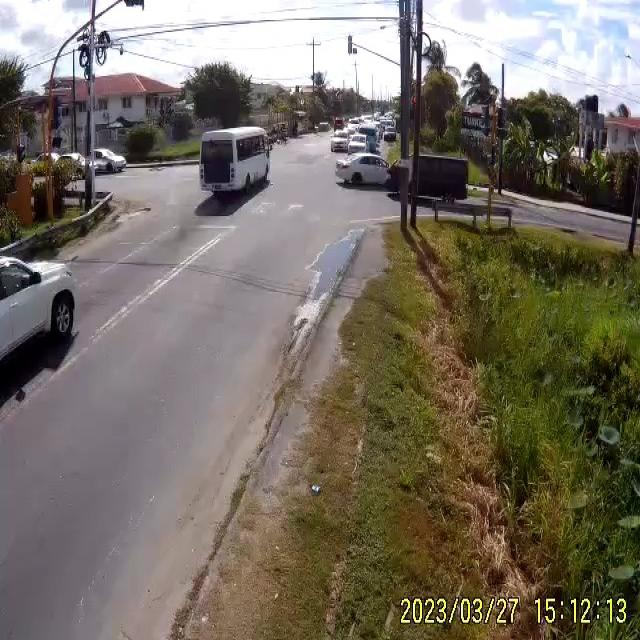
#> input picture data/real_images/test/images/file_mp4-0_jpg.rf.43d11ee760bce1cd38751fc0141ffa53.jpg, 640 x 640 px, found by its file name; its folder holds only this picture in this run
$ python debug_roi.py
#> lines starting #> are read from the running program, lines starting #| are printed output that depends on the picture; after the words box and inside, x2 and y2 are one past the last pixel; in counts of white or black regions, pixels touching at a corner belong together
"""
ROI Debug Tool — Updated
Shows new custom ROI layout calibrated to the dataset camera angle.
Run this to verify zones before running real_data_demo.py

Usage:
  python real_world/debug_roi.py
"""

import os, sys, cv2
import numpy as np

BASE_DIR   = os.path.dirname(os.path.dirname(os.path.abspath(__file__)))
IMAGES_DIR = os.path.join(BASE_DIR, "data", "Intersection-traffic-detection.yolov8", "train", "images")
OUTPUT_DIR = os.path.join(BASE_DIR, "results", "real_world")
os.makedirs(OUTPUT_DIR, exist_ok=True)

images = sorted([
    f for f in os.listdir(IMAGES_DIR)
    if f.lower().endswith((".jpg",".jpeg",".png"))
])
if not images:
    print(f"No images found in {IMAGES_DIR}")
    sys.exit(1)

img_path = os.path.join(IMAGES_DIR, images[0])
frame    = cv2.imread(img_path)
#> frame is the input picture: shape (640, 640, 3); mean B, G, R 98.9, 110.5, 118.1
h, w     = frame.shape[:2]
#> h = 640; w = 640
print(f"Image : {images[0]}")
print(f"Size  : {w} x {h}")
#| Size  : 640 x 640

# ── Custom ROIs calibrated to angled intersection camera ─────────────────────
# Based on the debug image:
#   - Main road (ahead)  : upper center  — buses and cars visible
#   - Main road (behind) : lower left    — road coming toward camera
#   - Branch left        : left center   — side road / junction arm
#   - Branch right       : upper right   — opposite junction arm
rois = {
    "lane_1 (Main-Ahead)":  {
        "x": int(w*0.28), "y": int(h*0.00),
        "w": int(w*0.35), "h": int(h*0.38),
        "color": (0,255,0)
    },
    "lane_2 (Main-Behind)": {
        "x": int(w*0.00), "y": int(h*0.50),
        "w": int(w*0.40), "h": int(h*0.40),
        "color": (0,200,255)
    },
    "lane_3 (Branch-Left)": {
        "x": int(w*0.00), "y": int(h*0.28),
        "w": int(w*0.28), "h": int(h*0.30),
        "color": (255,100,0)
    },
    "lane_4 (Branch-Right)":{
        "x": int(w*0.55), "y": int(h*0.00),
        "w": int(w*0.35), "h": int(h*0.35),
        "color": (200,0,255)
    },
}

out = frame.copy()
for label, roi in rois.items():
    rx,ry,rw,rh = roi["x"],roi["y"],roi["w"],roi["h"]
    color       = roi["color"]
    overlay = out.copy()
    cv2.rectangle(overlay,(rx,ry),(rx+rw,ry+rh),color,-1)
    cv2.addWeighted(overlay,0.2,out,0.8,0,out)
    cv2.rectangle(out,(rx,ry),(rx+rw,ry+rh),color,3)
    cv2.putText(out, label,          (rx+6, ry+26), cv2.FONT_HERSHEY_SIMPLEX, 0.55, color, 2)
    cv2.putText(out, f"({rx},{ry})", (rx+6, ry+48), cv2.FONT_HERSHEY_SIMPLEX, 0.42, color, 1)
#> this loop made 4 passes
#> pass 2, `overlay = out.copy()`:
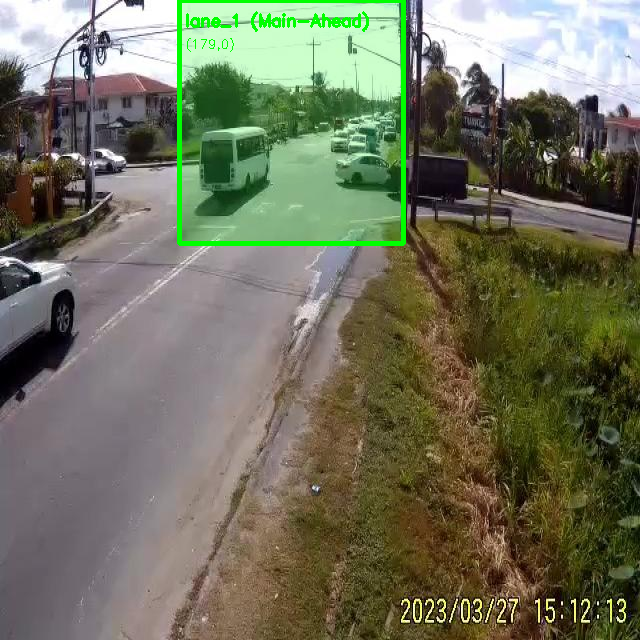
#> overlay: shape (640, 640, 3); mean B, G, R 92.8, 114.3, 112
#> pass 3, `overlay = out.copy()`:
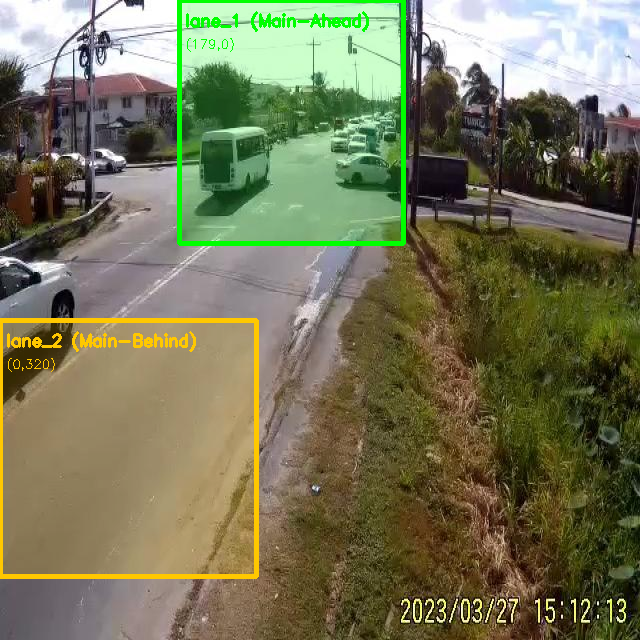
#> overlay: shape (640, 640, 3); mean B, G, R 87.5, 118.1, 117.8
#> after the loop:
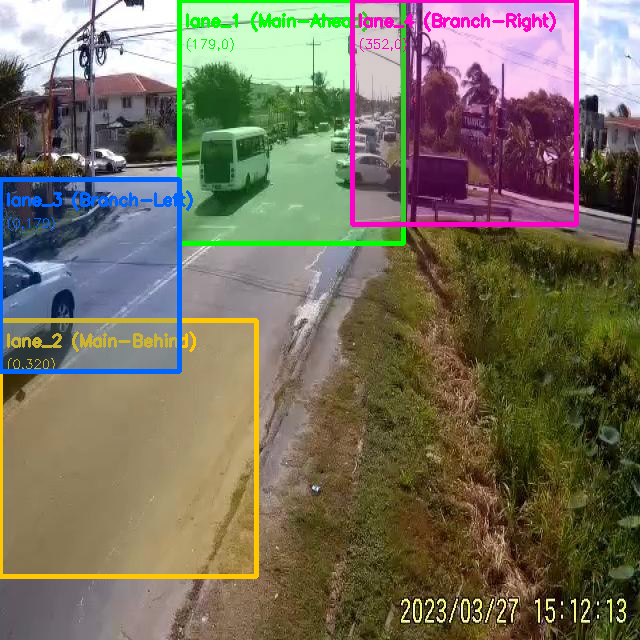
#> out: shape (640, 640, 3); mean B, G, R 94.5, 112.2, 119.1
#> after the loop:
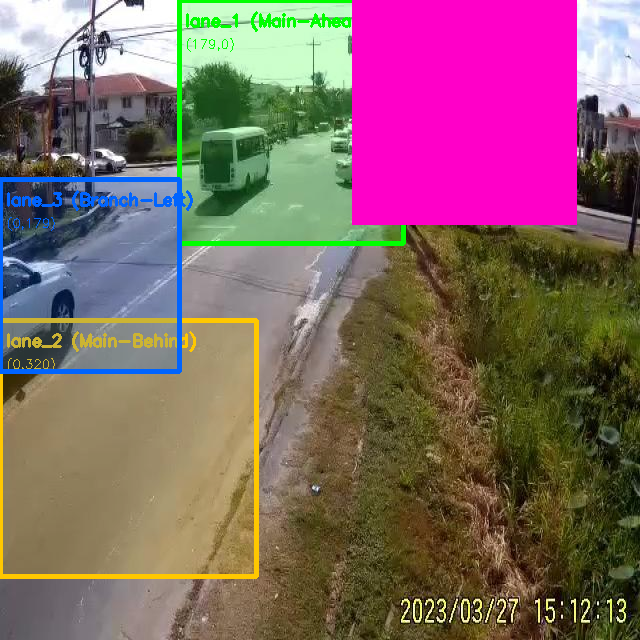
#> overlay: shape (640, 640, 3); mean B, G, R 101.9, 100.7, 131.1

cv2.putText(out, "ROI DEBUG v2 — Calibrated to dataset camera angle",
    (8, h-10), cv2.FONT_HERSHEY_SIMPLEX, 0.55, (255,255,0), 2)
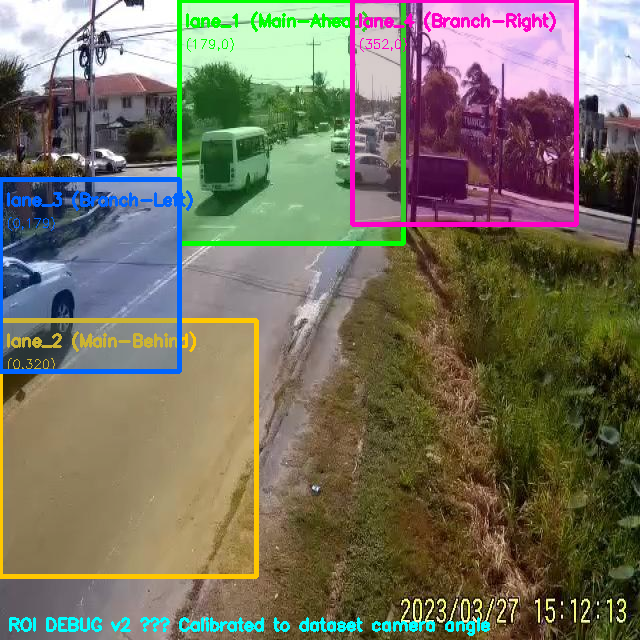
#> out: shape (640, 640, 3); 0.78% of pixels changed, all inside (x1, y1, x2, y2) = (9, 617, 490, 636)

out_path = os.path.join(OUTPUT_DIR, "roi_debug_v2.jpg")
cv2.imwrite(out_path, out)
print(f"\n  Saved → {out_path}")
print("  Open in File Explorer and check if zones cover road lanes correctly.")

$ run again, on data/real_images/test/images/file_mp4-1079_jpg.rf.9c3dad3868abc77bec4282475446bc19.jpg
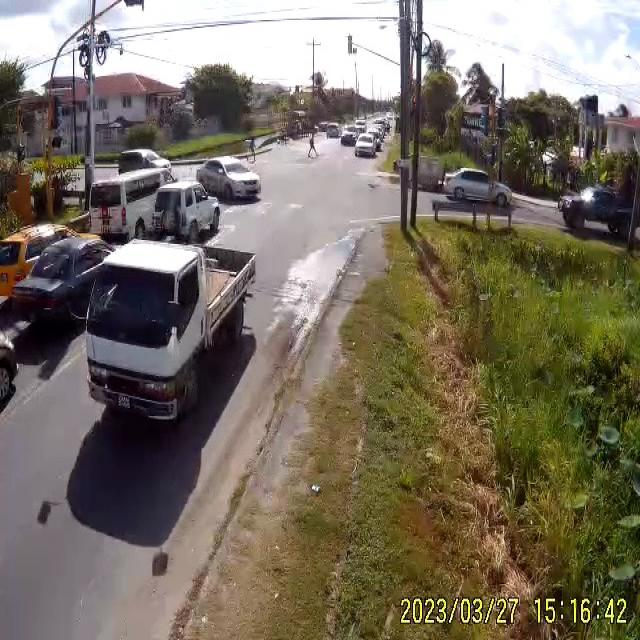
#> input picture data/real_images/test/images/file_mp4-1079_jpg.rf.9c3dad3868abc77bec4282475446bc19.jpg, 640 x 640 px, found by its file name
#> frame is the input picture: shape (640, 640, 3); mean B, G, R 96.8, 111.1, 119.6
#| Size  : 640 x 640
#> after the loop `for label, roi in rois.items():`:
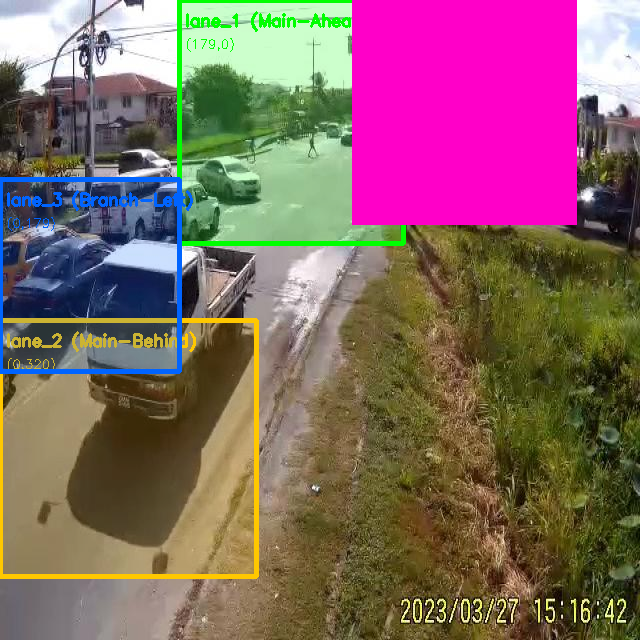
#> overlay: shape (640, 640, 3); mean B, G, R 99.9, 101.1, 132
#> `cv2.putText(out, "ROI DEBUG v2 — Calibrated to dataset camera angle", ..`:
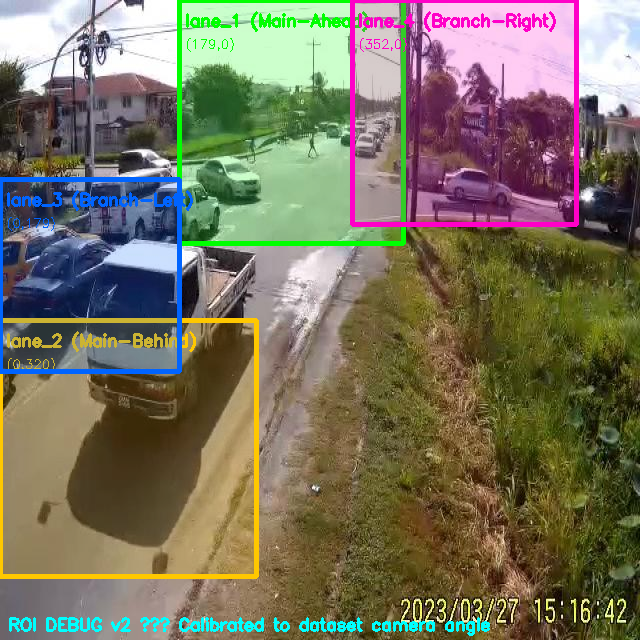
#> out: shape (640, 640, 3); mean B, G, R 95, 115.1, 120.6
